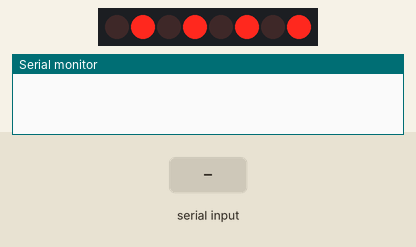
Bench run of a sketch on a simulated Arduino Uno, built with avr-gcc and run on an emulated ATmega328P. Parts: 8 shift-register outputs drawn as a row of LEDs (first output left, lit = HIGH), the last lines printed to the serial monitor. Wiring (inferred from the names in the program): shift register (74HC595): data pin 6; shift clock pin 7; latch pin 4. Wiring (inferred from the signals the program sends): row of LEDs: on Q0, Q1, Q2, Q3, Q4, Q5, Q6, Q7. The test bench sets the inputs (shaded band).

Above: at 1.2 s.
1.3 s: "20505\n" received over Serial
At 1.8 s:
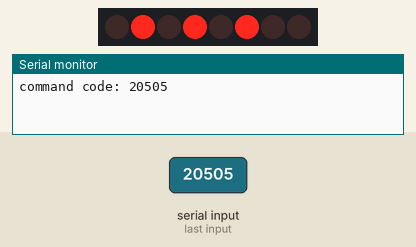
4.3 s: "10273\n" received over Serial
At 4.9 s:
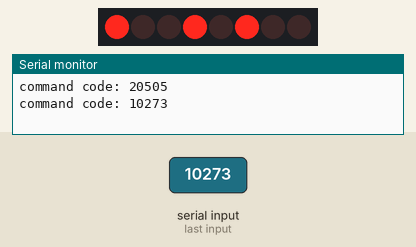
7.3 s: "21505\n" received over Serial
At 7.9 s:
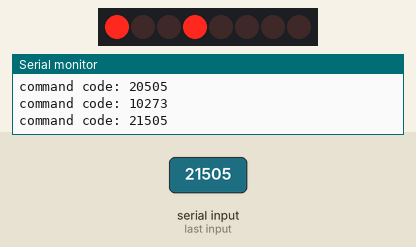
10.3 s: "10910\n" received over Serial
At 10.9 s:
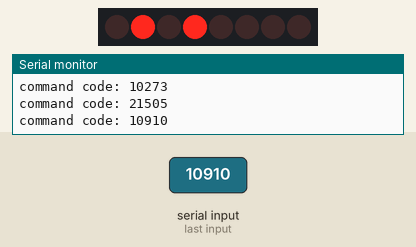
13.3 s: "22505\n" received over Serial
At 13.9 s:
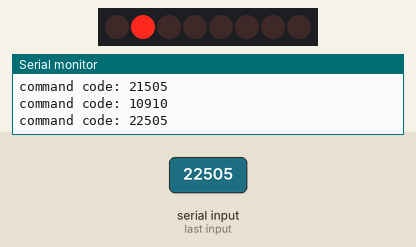
16.3 s: "10273\n" received over Serial
At 16.9 s:
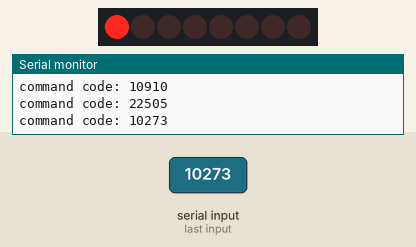
Timing chart, 0 to 20.3 s (numbered marks = the images above; inputs shaded):
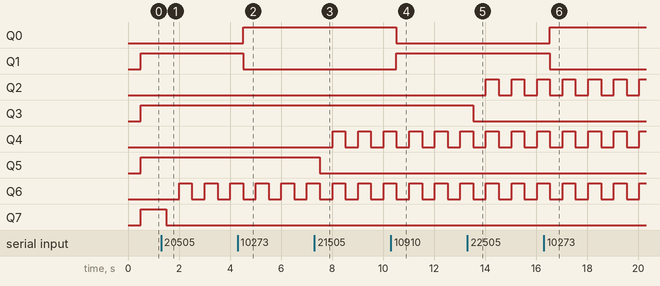

The sketch:

StatusLedMonitors.ino
```cpp
// Definitions

#define SR_DATA_PIN 6
#define SR_LATCH_PIN 4
#define SR_CLOCK_PIN 7

// Declarations - General

String command;
int leds = 0;
long previousMillis = 0;

// Declarations - Indicators

bool stripTestMode = false;
bool stripTestModeBlink = false;

bool pcaTestMode = false;
bool pcaTestModeBlink = false;

bool staticTestMode = false;
bool staticTestModeBlink = false;

bool computerControlMode = true;
bool arduinoControlMode = false;

void setup() {
  pinMode(SR_DATA_PIN, OUTPUT);
  pinMode(SR_LATCH_PIN, OUTPUT);
  pinMode(SR_CLOCK_PIN, OUTPUT);

  // Serial port configurartion
  Serial.begin(9600);
  Serial.setTimeout(10);
}

void loop() {

  if (Serial.available()) {
    char c = Serial.read();

    if (c == '\n') {
      parseCommand(command);
      command = "";
    } else {
      command += c;
    }
  }

  unsigned long currentMillis = millis();
  if(currentMillis - previousMillis > 500) {

    previousMillis = currentMillis;

    setIndicatorLeds();
  }

}


void parseCommand(String com) {
  String _cmd = com.substring(0, com.indexOf(" "));

  Serial.print("command code: ");
  Serial.println(_cmd);

  if (_cmd == "10910") {

    computerControlMode = true;
    arduinoControlMode = false;

  } else if (_cmd == "10273") {

    computerControlMode = false;
    arduinoControlMode = true;

  } else if (_cmd == "10505") {

    stripTestMode = false;
    pcaTestMode = false;
    staticTestMode = false;

  } else if (_cmd == "20505") {

    stripTestMode = !stripTestMode;

  } else if (_cmd == "21505") {

    pcaTestMode = !pcaTestMode;

  } else if (_cmd == "22505") {

    staticTestMode = !staticTestMode;

  }
}

void setIndicatorLeds() {
  int value = 0;

  value += !stripTestMode ? 1 : 0;
  value += stripTestMode && stripTestModeBlink ? 2 : 0;

  value += !pcaTestMode ? 4 : 0;
  value += pcaTestMode && pcaTestModeBlink ? 8 : 0;

  value += !staticTestMode ? 16 : 0;
  value += staticTestMode && staticTestModeBlink ? 32 : 0;

  value += computerControlMode ? 64 : 0;
  value += arduinoControlMode ? 128 : 0;

  updateShiftRegisters(value);

  stripTestModeBlink = !stripTestModeBlink;
  pcaTestModeBlink = !pcaTestModeBlink;
  staticTestModeBlink = !staticTestModeBlink;
}

void updateShiftRegisters(int code) {

  digitalWrite(SR_LATCH_PIN, LOW);
  shiftOut(SR_DATA_PIN, SR_CLOCK_PIN, LSBFIRST, code);
  digitalWrite(SR_LATCH_PIN, HIGH);
}
```

Measured:
- after the input at 1.3 s, Q6: alternates HIGH for 0.50 s and LOW for 0.50 s, starting after 0.71 s; Q7: HIGH → LOW after 0.20 s
